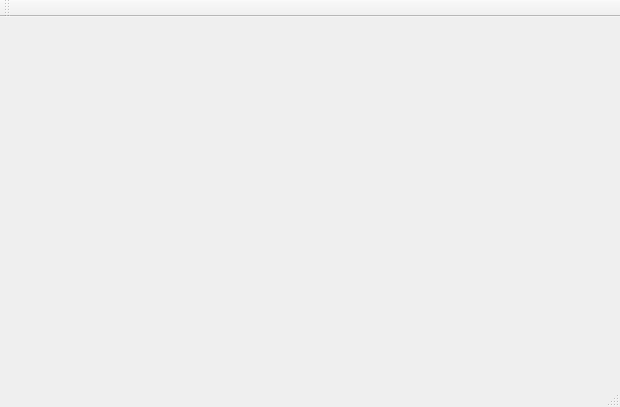
<?xml version="1.0" encoding="UTF-8"?>
<ui version="4.0">
 <class>MainWindow</class>
 <widget class="QMainWindow" name="MainWindow">
  <property name="geometry">
   <rect>
    <x>0</x>
    <y>0</y>
    <width>620</width>
    <height>407</height>
   </rect>
  </property>
  <property name="windowTitle">
   <string>MainWindow</string>
  </property>
  <widget class="QWidget" name="centralWidget"/>
  <widget class="QMenuBar" name="menuBar">
   <property name="geometry">
    <rect>
     <x>0</x>
     <y>0</y>
     <width>620</width>
     <height>23</height>
    </rect>
   </property>
  </widget>
  <widget class="QToolBar" name="mainToolBar">
   <attribute name="toolBarArea">
    <enum>TopToolBarArea</enum>
   </attribute>
   <attribute name="toolBarBreak">
    <bool>false</bool>
   </attribute>
  </widget>
  <widget class="QStatusBar" name="statusBar"/>
 </widget>
 <layoutdefault spacing="6" margin="11"/>
 <resources/>
 <connections/>
</ui>
